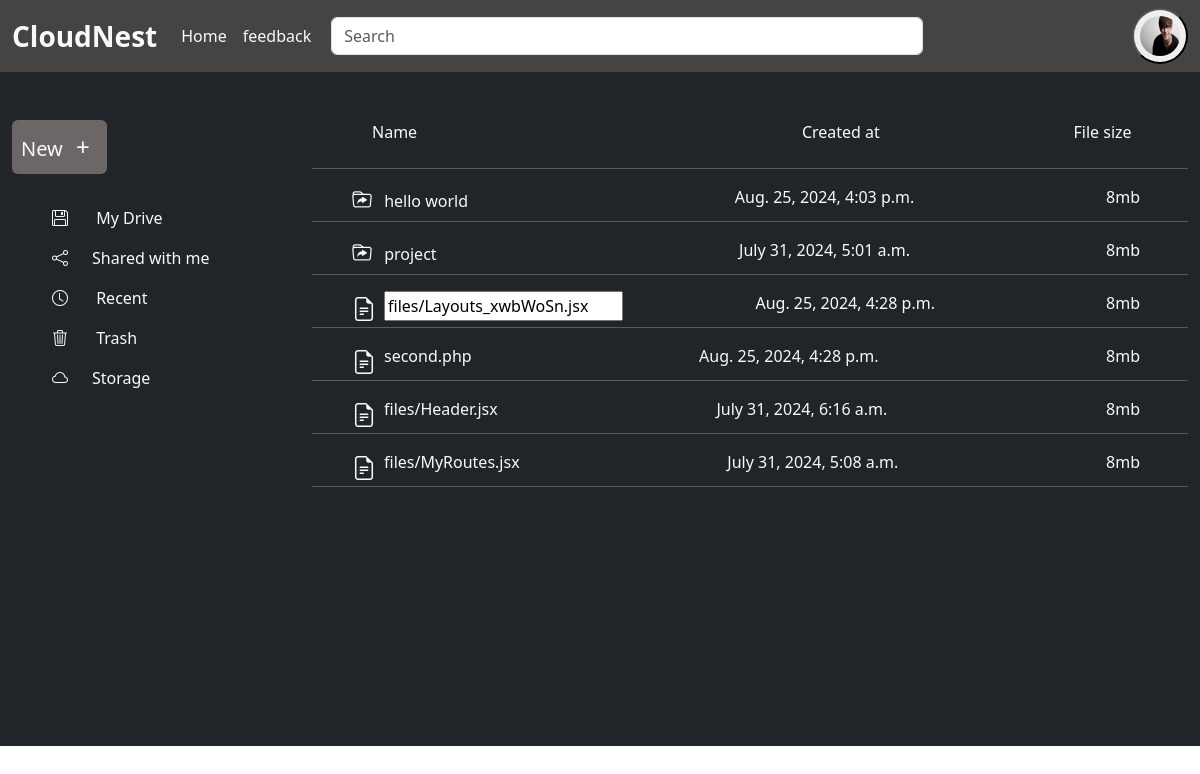
The app's page /cloudNest/renameFile/13 (signed in), older data.
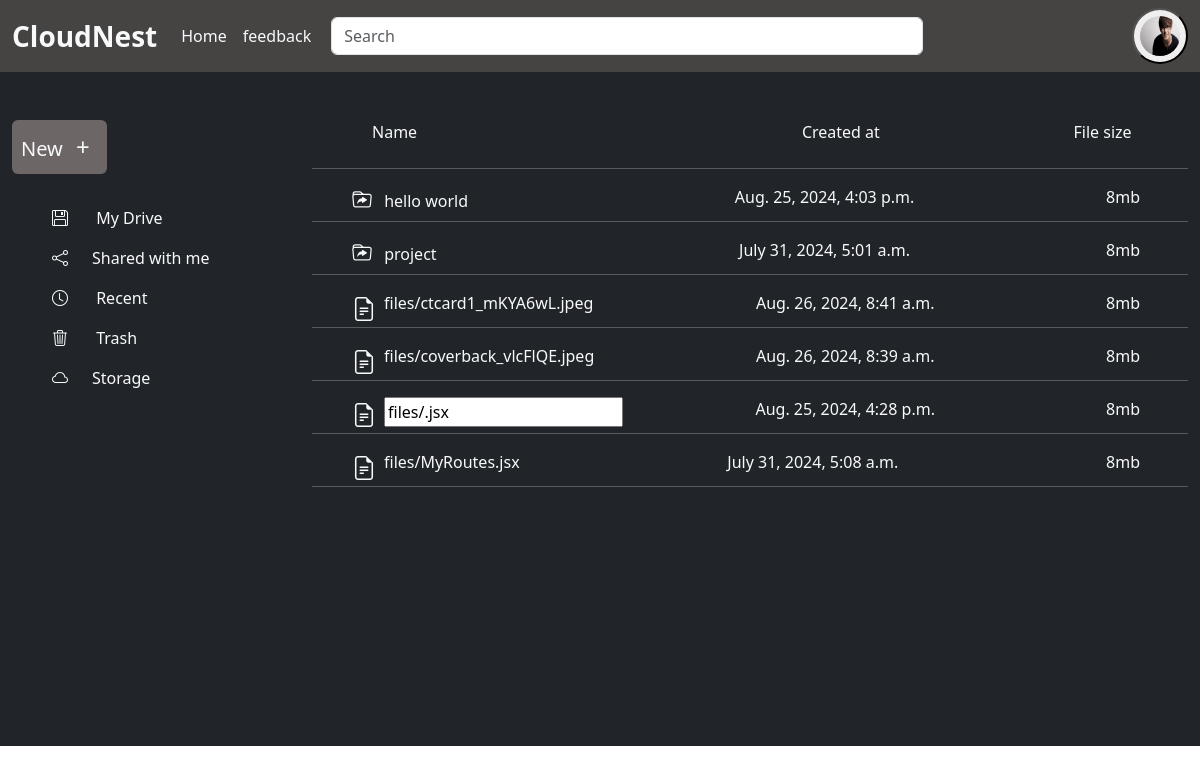
The same page, newer data.
### drive/models.py (models this page shows, shortened)
class Folder(models.Model):
    folderName= models.CharField(max_length=50,default='Folder',null=True)
    folderUser = models.ForeignKey(User,on_delete=models.CASCADE,null=True)
    created_at = models.DateTimeField(auto_now_add=True)

class File(models.Model):
    file = models.FileField(upload_to='files',null=False)
    fileUser = models.ForeignKey(User,on_delete=models.CASCADE)
    created_at = models.DateTimeField(auto_now_add=True)

### drive/views.py (the view, shortened to what this page needs)
# urls.py: path('cloudNest/renameFile/<int:renameFile_id>', renameFile, name='renameFile'),
def renameFile(request,renameFile_id):
    if request.user.is_authenticated:
        folders = Folder.objects.filter(folderUser=request.user).order_by('-id')
        files = File.objects.filter(fileUser=request.user).order_by('-id')
        file_instance = get_object_or_404(File, id=renameFile_id, fileUser=request.user)
    context = {
        'folders':folders,
        'files':files,
        'rename_id': renameFile_id
    }
    return render(request,'renameFIle.html',context)

### drive/templates/renameFIle.html (shortened to what this page needs)
    {% extends "index.html" %}
    {% block content %}
    {% include 'leftContainer.html' %}
    <div class="container-fluid w-75 float-end bg-dark position-relative me-0 pb-3" style="height:auto;padding-bottom: 23px;">
            <div class="container d-flex justify-content-between w-75 ms-5 mt-5 pb-2 sticky-top  text-light">
                <div class="name w-50">Name</div>
                <div class="owner w-25">Created at</div>
                <div class="file_size " style="margin-right: -20%;">File size</div>
            </div>
            <div class="list-group overflow-y-scroll  p-0" style="height:72.3vh;">
            {% if folders %}
                {% for folder in folders %}
                    <div style="position: relative;">
                        <hr class="text-light">
                        <a href="{% url 'folder' folder.id %}" class="double-click-link context_items text-decoration-none text-light d-flex justify-content-between ps-4 pe-4 pt-0" style="height: 20px;">
                            <div class="folder_name w-25 ps-3"><i class="bi bi-folder-symlink pe-2 fs-5"></i>
                                {{ folder.folderName }}
                            </div>
                            <div class="folder_name">{{folder.created_at}}</div>
                            <div class="folder_name pe-4">8mb</div>
                        </a>
                    </div>
                {% endfor %}
            {% endif %}
            {% if files %}
                {% for file in files %}
                    <hr class="text-light">
                    <a href="" id="fileRightClick" class="context_items_file text-decoration-none text-light d-flex justify-content-between ps-4 pe-4 pt-0" style="height: 20px;">
                        <div class="folder_name file_name_width ps-3 d-flex "><i class="bi bi-file-earmark-text fs-4 pe-2"></i>
                            {% if file.id == rename_id %}
                            <form action="{% url 'renameFile' file.id %}" method="POST"  id="renameform_file">
                                <input type="text" name="renameFile" id="renameFile" value="{{ file.file }}" class="smallForm">
                            </form>
                            {% else %}
                            {{ file.file }}
                        {% endif %}
                        </div>
                        <div class="folder_name">{{file.created_at}}</div>
                        <div class="folder_name pe-4">8mb</div>
                    </a>
                {% endfor %}
            {% endif %}
            <hr class="text-light">
        </div>
        </div>
    {% endblock content %}

Row changes from the older to the newer data that the page shows:
removed File: file "second.php", created_at "Aug. 25, 2024, 4:28 p.m."
removed File: file "files/Header.jsx", created_at "July 31, 2024, 6:16 a.m."
added File: file "files/ctcard1_mKYA6wL.jpeg", created_at "Aug. 26, 2024, 8:41 a.m."
added File: file "files/coverback_vlcFlQE.jpeg", created_at "Aug. 26, 2024, 8:39 a.m."
changed File: renameFile "files/Layouts_xwbWoSn.jsx" → "files/.jsx"
